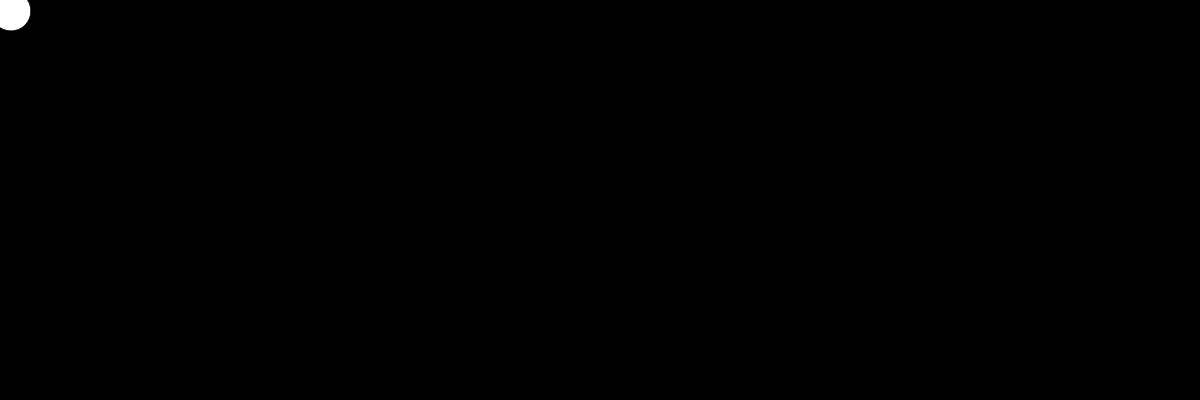
Frame 1 (no input)
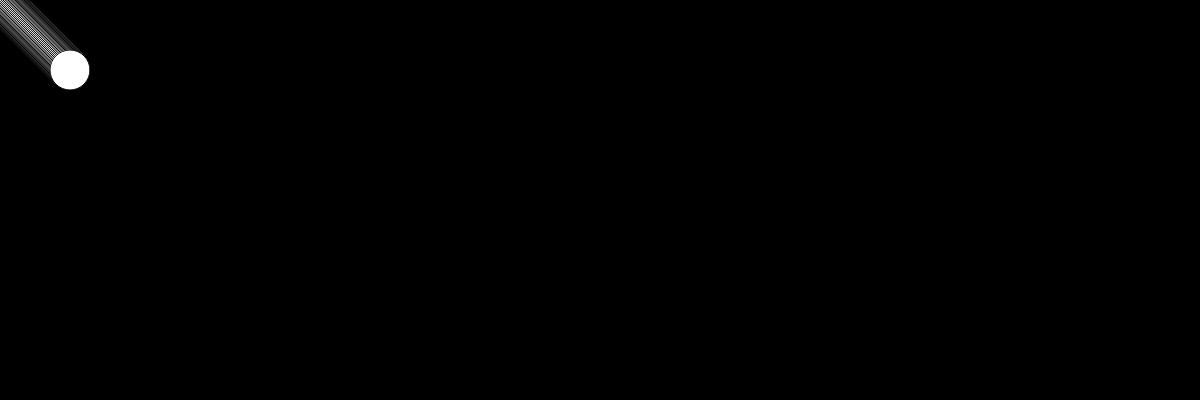
Frame 60 (no input)
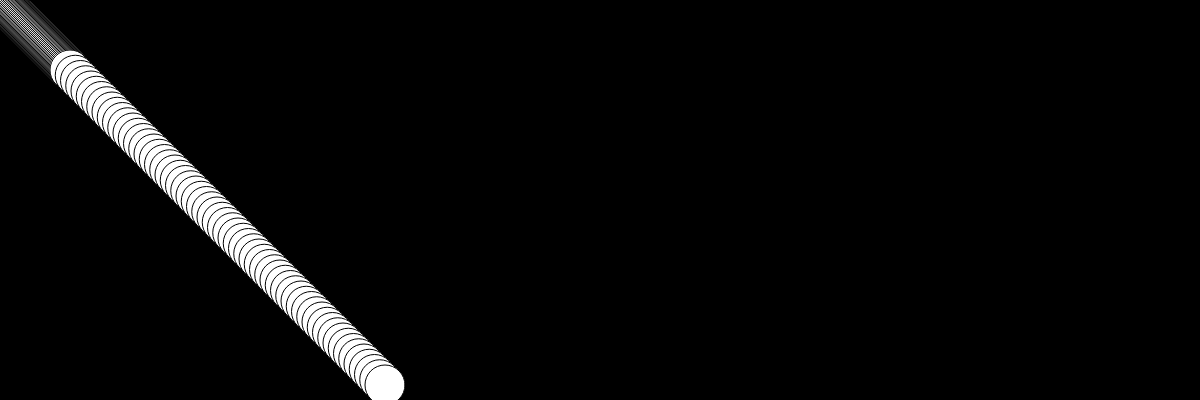
Frame 120 (the mouse pressed at the canvas centre since frame 60)

The p5.js sketch that drew these frames (run headless with seeded random() and noise() and a simulated clock; from frame 60 on, the mouse is pressed at the canvas centre):

// p5.js sketch
// ── sketch.js
var ball = {};
ball.width = 40;
ball.x = 10;
ball.y = 10;
ball.delta_x = 1;
ball.delta_y = 1;
ball.scale_x = 1;
ball.scale_y = 1;

function setup() {
    createCanvas(windowWidth, 400);
    background(0);
}



function draw() {

    ball.x += ball.delta_x * ball.scale_x;
    ball.y += ball.delta_y * ball.scale_y;


    if (ball.x >= width || ball.x <= 0) {
        ball.delta_x = -1 * ball.delta_x;
    }
    if (ball.y >= height || ball.y <= 0) {
        ball.delta_y = -1 * ball.delta_y;
    }

    fill(255);
    ellipse(ball.x, ball.y, ball.width, ball.width);
}

function mousePressed() {
    ball.scale_x = map(mouseX, 0, width, 0.5, 10);
    ball.scale_y = map(mouseY, 0, height, 0.5, 10);
}
